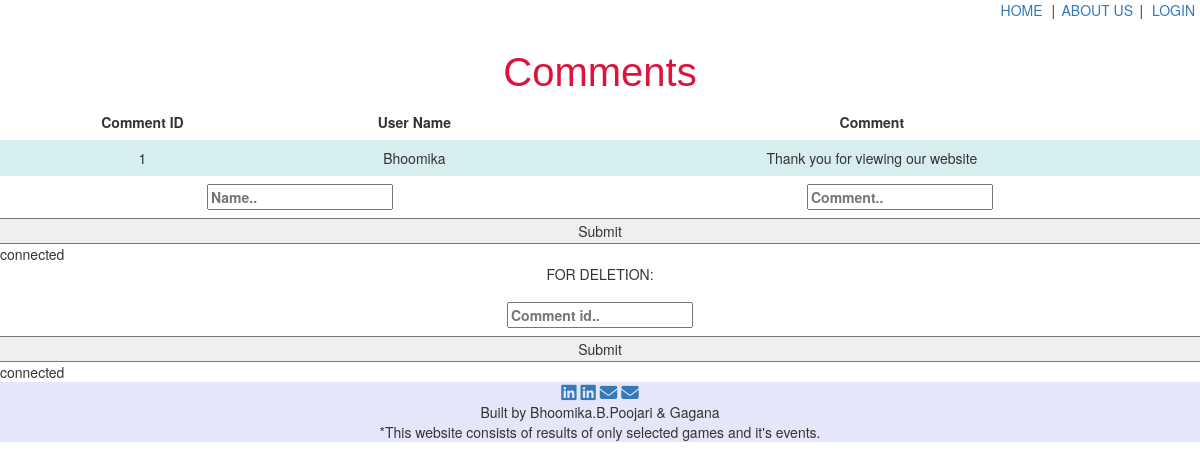
The page /comment.php on the database its author committed.
### tables this page shows
CREATE TABLE IF NOT EXISTS `comments` (
  `C_id` int(5) NOT NULL AUTO_INCREMENT,
  `Name` varchar(50) NOT NULL,
  `Message` text NOT NULL,
  PRIMARY KEY (`C_id`)
);

### comment.php (the view, shortened to what this page needs)
<!DOCTYPE html>
<html lang="en">
<head>
    <link href="https://cdn.jsdelivr.net/npm/bootstrap@5.1.3/dist/css/bootstrap.min.css"
    rel="stylesheet"
>
    <link rel="stylesheet" href="https://maxcdn.bootstrapcdn.com/bootstrap/3.4.1/css/bootstrap.min.css">
</head>
<body>
<div>
          <nav style="text-align:right;">
            <p class="header-links">
              <a href="/index.php" class="px-2">HOME</a> |
              <a href="#footer" class="px-1">ABOUT US</a> |
              <a href="/login.php" class="px-2">LOGIN</a>
            </p>
          </nav>
        </div>
    <div class="container">
        <div class="row">
          <div class="text-center">
            <h2 class="site-title desc" style="font-size:40px; font-family:Verdana, Geneva, Tahoma, sans-serif; color:#DC143C">Comments</h2>
          </div>
        </div>
    </div>
    <table>
      <tr>
        <th>Comment ID</th>
        <th>User Name</th>
        <th>Comment</th>
      </tr>
    <?php
      $conn=mysqli_connect("localhost","root","","olympic_base");
      $sql="SELECT * FROM comments";
      $result=$conn->query($sql);
      if($result->num_rows>0){
        while($row=$result->fetch_assoc()){
          echo "<tr><td>".$row["C_id"]."</td><td>".$row["Name"]."</td><td>".$row["Message"]."</tr>";
        }
      }
        else{
          echo "no results";
        }
    ?>
    </table>
    <form action="" method="post">
      <table>
      <tr>
      <th><div class="col-75">
        <input type="text" name="Name" placeholder="Name.." required>
      </div></th>
      <th><div class="col-75">
        <input type="text" name="Message" placeholder="Comment.." required>
      </div></th>
    </tr>
      </table>
    <div class="row">
      <input type="submit" name="submit">
    </div>
    </form>
    <?php
    $db=mysqli_connect("localhost","root","","olympic_base");
    if($db==true){
      echo "connected";
    }
    ?>
    <p class="text-center">FOR DELETION:</p>
<form action="" method="post">
      <table>
      <tr>
      <th><div class="col-75">
        <input type="text" name="C_id" placeholder="Comment id.." required>
      </div></th>
    </tr>
      </table>
    <div class="row">
      <input type="submit" name="delete">
    </div>
    </form>
    <?php
    $db=mysqli_connect("localhost","root","","olympic_base");
    if($db==true){
      echo "connected";
    }
    ?>
<footer id="footer" class="text-center" style="background-color:#E6E6FA">
    <a href="https://www.linkedin.com/in/bhoomika-poojari/" add target="_blank"> <i class=" foot fab fa-linkedin fa-lg"></i></a>
    <a href="https://www.linkedin.com/in/gagana-darshana/" add target="_blank"><i class=" foot fab fa-linkedin fa-lg"></i></a>
    <a href="mailto:poojaribhoomika5@gmail.com" add target="_blank"><i class=" foot fas fa-envelope fa-lg "></i></a>
    <a href="mailto:gagana.darshana@gmail.com" add target="_blank"> <i class=" foot fas fa-envelope fa-lg"></i></a>
    <p class="cp"> Built by Bhoomika.B.Poojari & Gagana <br>*This website consists of results of only selected games and it's events.</p>
  </footer>
</body>
</html>

### comment.php (style rules this page uses)
table { border-collapse: collapse; width: 100%; }
th, td { text-align: center; padding: 8px; }
tr:nth-child(even) { background-color: #D6EEEE; }

### rows shown on the page
comments: C_id "1", Name "Bhoomika", Message "Thank you for viewing our website"
